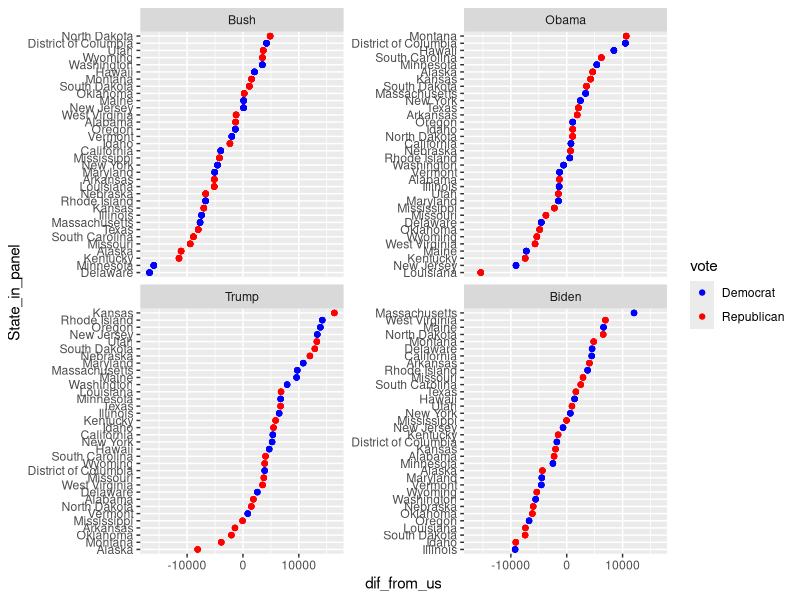
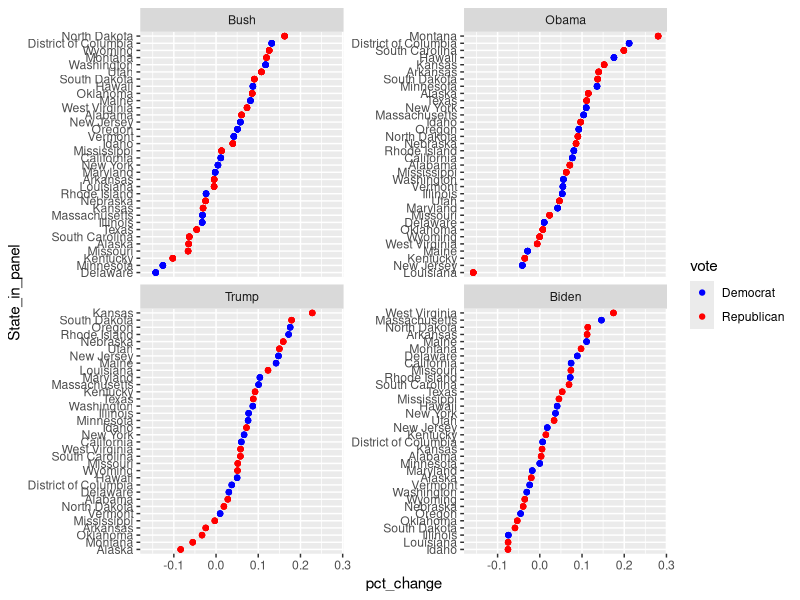
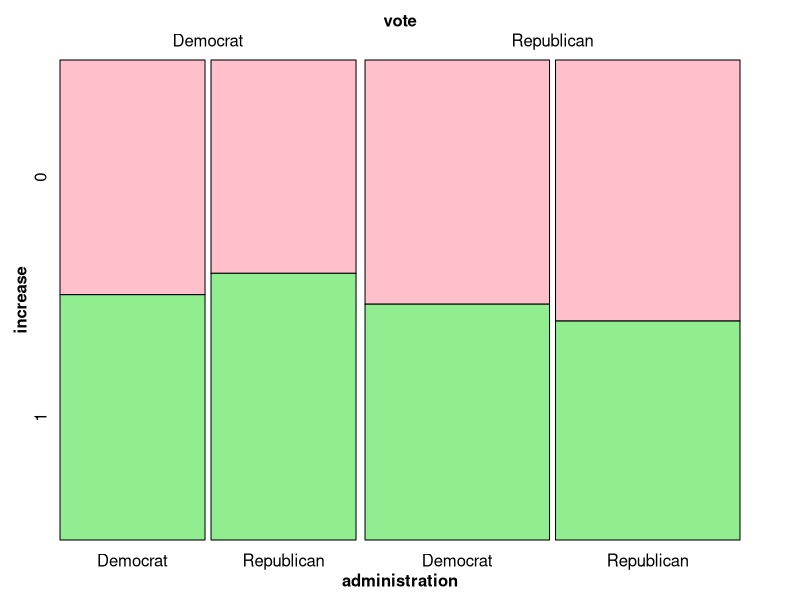
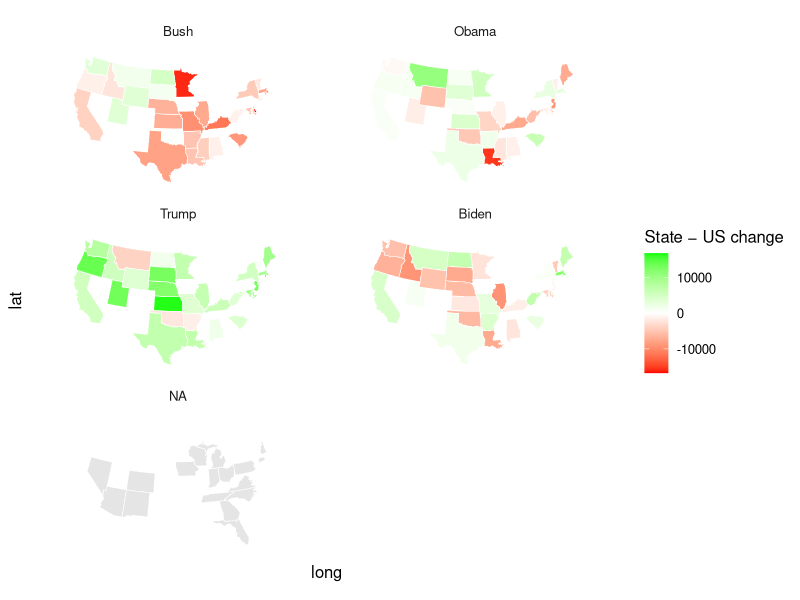
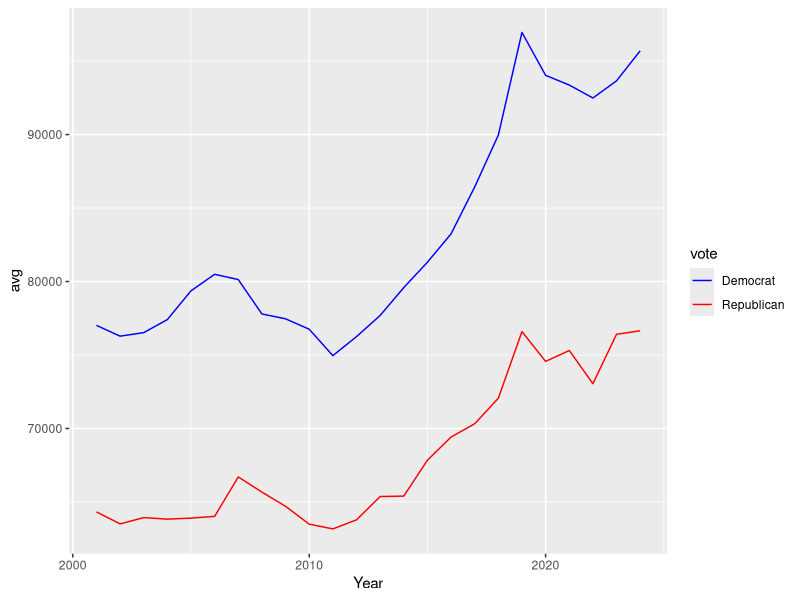
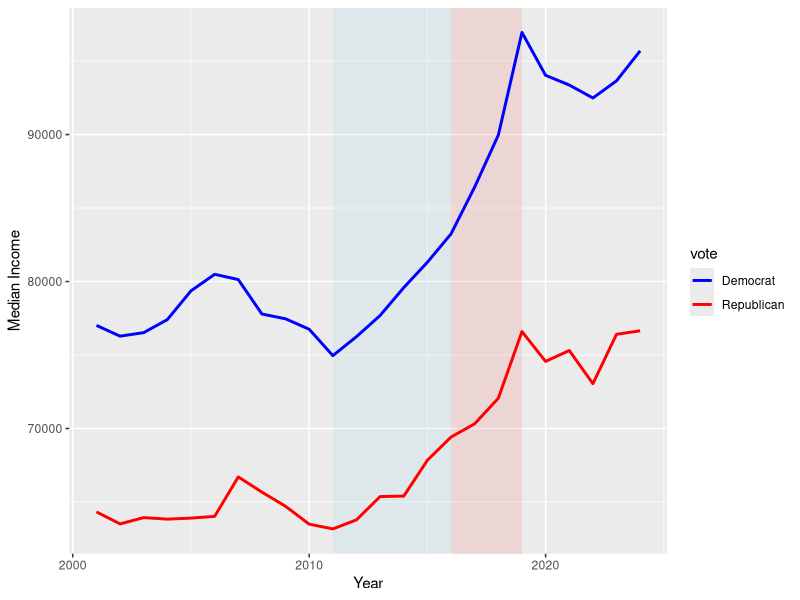
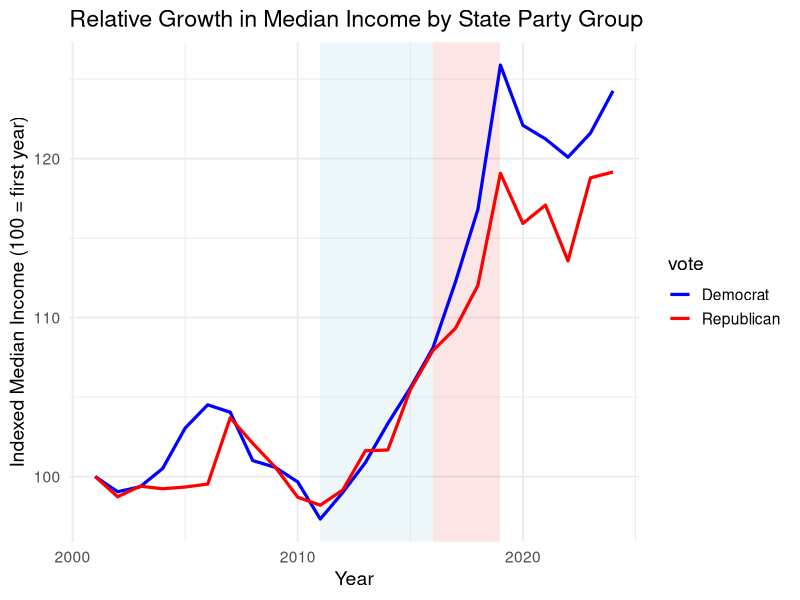

These charts were generated, in order, by the following R code:
## ---- chunk 1
library(readr)
library(dplyr)
library(tidyverse)
library(forcats)
library(tidytext)
library(scales)
library(lubridate)
library(stringr)
library(readxl)
## ---- chunk 2
#state_data <- read_csv("data/state_factors.csv")
state_income <- read_csv("data/all_states_median_income.csv")

## ---- chunk 3
consistent_blue <- c("California", "Oregon", "Washington", "Minnesota", "Illinois", "New York", "Vermont", "New Jersey", "Maine", "Rhode Island", "Maryland", "Delaware", "District of Columbia", "Conneticut", "Hawaii", "Massachusetts")

consistent_red <- c("Alaska", "Alabama", "Arkansas", "Idaho", "Kansas", "Kentucky", "Louisiana", "Missouri", "Mississippi", "Montana", "Nebraska", "North Dakota", "Oklahoma", "South Carolina", "South Dakota", "Tennesse", "Texas", "Utah", "Wyoming", "West Virginia")

all_consistent <- union(consistent_blue, consistent_red)

to_dates <- function(yrs) as.Date(sprintf("%d-01-01", yrs))

biden_years <- to_dates(2021:2024)
trump_years <- to_dates(2017:2020)
obama_years <- to_dates(2009:2016)
bush_years  <- to_dates(2001:2008)
## ---- chunk 4
state_income2 <- state_income|>
  mutate(
    vote = case_when(
      State %in% consistent_red ~ "Republican",
      State %in% consistent_blue ~ "Democrat",
      State == 'United States' ~ "United States"),
    administration = case_when(
      observation_date %in% biden_years ~ "Biden",
      observation_date %in% trump_years ~ "Trump",
      observation_date %in% obama_years ~ "Obama",
      observation_date %in% bush_years ~ "Bush"
    ),
    vote = case_when(
      State %in% consistent_red ~ "Republican",
      State %in% consistent_blue ~ "Democrat",
      State == 'United States' ~ "United States"
    )) |>
  group_by(administration, State)|>
  reframe(
    starting_median = median_income[which.min(observation_date)],
    ending_median = median_income[which.max(observation_date)],
    difference = ending_median - starting_median,
    pct_change = difference/starting_median,
    vote=vote
    )|> mutate(
  dif_from_us = difference - case_when(
      administration == "Biden" ~ 2460,
      administration == "Trump" ~  -90,
      administration == "Obama" ~ 5310,
      administration == "Bush"  ~  4870,
      TRUE ~ NA_real_
    ),
    dif_from_us = round(dif_from_us, 3))
  
  
## ---- chunk 5
adm_dot_plot <- state_income2|>
  mutate(administration = factor(
    administration,
    levels = c("Bush", "Obama", "Trump", "Biden"))) 


adm_dot_plot|> mutate(State_in_panel = reorder_within(State, 
                                         dif_from_us, 
                                         administration)) |>
  ggplot(aes(x = dif_from_us, y = State_in_panel, color = vote)) + geom_point() +
  facet_wrap(~administration, scales = "free_y") + scale_color_manual(
    values = c(
      "Republican" = "red",
      "Democrat"   = "blue",
      "United States" = "gray"
    )) + scale_y_reordered()
## ---- chunk 6
adm_dot_plot|> mutate(State_in_panel = reorder_within(State, 
                                         pct_change, 
                                         administration)) |>
  ggplot(aes(x = pct_change, y = State_in_panel, color = vote)) + geom_point() +
  facet_wrap(~administration, scales = "free_y") + scale_color_manual(
    values = c(
      "Republican" = "red",
      "Democrat"   = "blue",
      "United States" = "gray"
    )) + scale_y_reordered()
## ---- chunk 7
icecreamcolors2 <- c("pink", "lightgreen") 
mosaic <- state_income2 |>
  mutate(increase = ifelse(dif_from_us > 0, 1, 0))|>
  mutate(administration = case_when(
    administration == "Biden" ~ "Democrat",
    administration == "Obama" ~ "Democrat",
    administration == "Trump" ~ "Republican",
    administration == "Bush" ~ "Republican"
  ))|>
  select(vote, increase, administration) |> 
  group_by(vote, increase, administration) |>
  summarize(Freq = n()) |> ungroup()

vcd::mosaic(increase ~ vote + administration, mosaic, direction = c("v", "v", "h"),
            highlighting_fill = icecreamcolors2)
## ---- chunk 8
mapping <- adm_dot_plot |> mutate(state_lower = tolower(State))
us_map <- map_data("state") 

mapping_joined <- us_map |>
  left_join(mapping, by = c("region" = "state_lower"),
            relationship = "many-to-many")

lim <- max(abs(mapping_joined$dif_from_us), na.rm = TRUE)

four_maps2 <- ggplot(mapping_joined, aes(long, lat, group = group, fill = dif_from_us, rm.na=TRUE)) +
    geom_polygon(color = "white", linewidth = 0.2) +
    coord_map("albers", lat0 = 39, lat1 = 45) +
    facet_wrap(~ administration, ncol = 2) +   # <-- or ~ Administration
    scale_fill_gradient2(
        name = "State − US change",
        low = "red", mid = "white", high = "green",
        midpoint = 0,
        limits = c(-lim, lim),
        oob = squish, na.value = "grey90"
    ) +
    theme_minimal(base_size = 12) +
    theme(
        panel.grid = element_blank(),
        axis.text = element_blank(),
        axis.ticks = element_blank()
    )
## ---- chunk 9
four_maps2
## ---- chunk 10
state_income3 <- state_income|> mutate(vote = case_when(
  State %in% consistent_blue ~ "Democrat",
  State %in% consistent_red ~ "Republican")) |> group_by(observation_date, vote)|> 
  reframe(avg = mean(median_income),
            Year = observation_date, vote = vote)


  state_income3|> ggplot(aes(x = Year, y = avg, color = vote)) + 
  geom_line() +
  scale_color_manual(
    values = c(
      "Republican" = "red",
      "Democrat"   = "blue"))
## ---- chunk 11
state_income3 |> 
  ggplot(aes(x = Year, y = avg, color = vote)) +

  # ---- Correct background shading using annotate() ----
  annotate("rect",
           xmin = as.Date("2011-01-01"),
           xmax = as.Date("2016-01-01"),
           ymin = -Inf, ymax = Inf,
           fill = "lightblue", alpha = 0.2) +
  annotate("rect",
           xmin = as.Date("2016-01-01"),
           xmax = as.Date("2019-01-01"),
           ymin = -Inf, ymax = Inf,
           fill = "lightcoral", alpha = 0.2) +

  # ---- Lines ----
  geom_line(size = 1) +

  scale_color_manual(values = c(
    "Democrat"   = "blue",
    "Republican" = "red"
  )) +
  labs(x = "Year", y = "Median Income")


## ---- chunk 12
library(dplyr)
library(ggplot2)

# ---- Create indexed series (100 = first year value for each group) ----
state_income_index <- state_income3 |>
  group_by(vote) |> 
  arrange(Year) |> 
  mutate(start_value = first(avg),
         index = (avg / start_value) * 100) |> 
  ungroup()

# ---- Plot ----
slope_plot2 <- state_income_index |> 
  ggplot(aes(x = Year, y = index, color = vote)) +

  # ---- Presidency shading ----
  annotate("rect",
           xmin = as.Date("2011-01-01"),
           xmax = as.Date("2016-01-01"),
           ymin = -Inf, ymax = Inf,
           fill = "lightblue", alpha = 0.2) +
  annotate("rect",
           xmin = as.Date("2016-01-01"),
           xmax = as.Date("2019-01-01"),
           ymin = -Inf, ymax = Inf,
           fill = "lightcoral", alpha = 0.2) +

  # ---- Lines ----
  geom_line(size = 1.1) +

  # ---- Colors ----
  scale_color_manual(values = c(
    "Democrat"   = "blue",
    "Republican" = "red"
  )) +

  labs(
    x = "Year",
    y = "Indexed Median Income (100 = first year)",
    title = "Relative Growth in Median Income by State Party Group"
  ) +

  theme_minimal(base_size = 14)

## ---- chunk 13
slope_plot2
